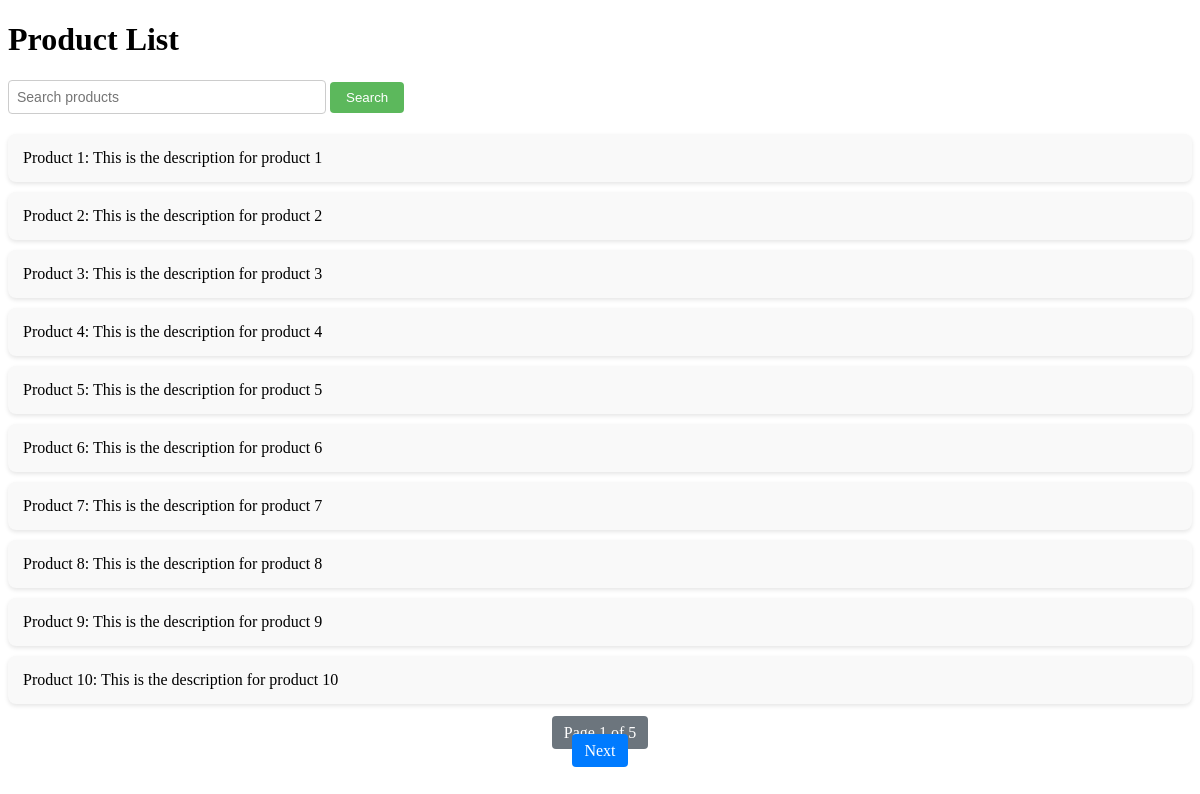
Page /products/products/ on the committed database.
### myapp/models.py (models this page shows, shortened)
class Product(models.Model):
    name = models.CharField(max_length=255)
    description = models.TextField()

### myapp/views.py (the view)
# urls.py: path('products/', views.product_list, name='product_list'),
def product_list(request):
    query = request.GET.get('q', '')  # To Get search query
    products = Product.objects.filter(name__icontains=query) if query else Product.objects.all()
    paginator = Paginator(products, 10)  # To Show 10 products per page
    page_number = request.GET.get('page')  # To Get the page number
    page_obj = paginator.get_page(page_number)  # To Get the products
    context = {
        'page_obj': page_obj,
        'query': query,  # To keep the search query in the form
    }
    return render(request, 'myapp/product_list.html', context)

### myapp/templates/myapp/product_list.html (shortened to what this page needs)
{% load static %}
<!DOCTYPE html>
<html lang="en">
<head>
    <link rel="stylesheet" href="{% static 'css/styles.css' %}">
</head>
<body>
    <h1>Product List</h1>
    <form method="GET" action=".">
        <input type="text" name="q" placeholder="Search products" value="{{ query }}">
        <button type="submit">Search</button>
    </form>
    <ul>
        {% for product in page_obj %}
            <li>{{ product.name }}: {{ product.description }}</li>
        {% empty %}
            <li>No products found.</li>
        {% endfor %}
    </ul>
    <div class="pagination">
        <span>Page {{ page_obj.number }} of {{ page_obj.paginator.num_pages }}</span>
        <div>
            {% if page_obj.has_next %}
                <a href="?q={{ query }}&page={{ page_obj.next_page_number }}">Next</a>
            {% endif %}
        </div>
    </div>
</body>
</html>

### myapp/static/css/styles.css (style rules this page uses)
ul { list-style-type: none; padding: 0; }
ul li { background-color: #f9f9f9; margin: 10px 0; padding: 15px; border-radius: 8px; box-shadow: 0 2px 4px rgba(0, 0, 0, 0.1); }
form { margin-bottom: 20px; }
input[type="text"] { padding: 8px; font-size: 14px; width: 300px; border: 1px solid #ccc; border-radius: 4px; }
button { padding: 8px 16px; background-color: #5cb85c; color: white; border: none; border-radius: 4px; cursor: pointer; }
.pagination { margin: 20px 0; text-align: center; }
.pagination a { margin: 0 5px; padding: 8px 12px; background-color: #007bff; color: white; text-decoration: none; border-radius: 4px; }
.pagination span { margin: 0 5px; padding: 8px 12px; background-color: #6c757d; color: white; border-radius: 4px; }

### rows in the picture
Product: name "Product 1", description "This is the description for product 1"
Product: name "Product 2", description "This is the description for product 2"
Product: name "Product 3", description "This is the description for product 3"
Product: name "Product 4", description "This is the description for product 4"
Product: name "Product 5", description "This is the description for product 5"
Product: name "Product 6", description "This is the description for product 6"
Product: name "Product 7", description "This is the description for product 7"
Product: name "Product 8", description "This is the description for product 8"
Product: name "Product 9", description "This is the description for product 9"
Product: name "Product 10", description "This is the description for product 10"

### other values in the picture
{{ page_obj.number }} "1"
{{ page_obj.paginator.num_pages }} "5"
